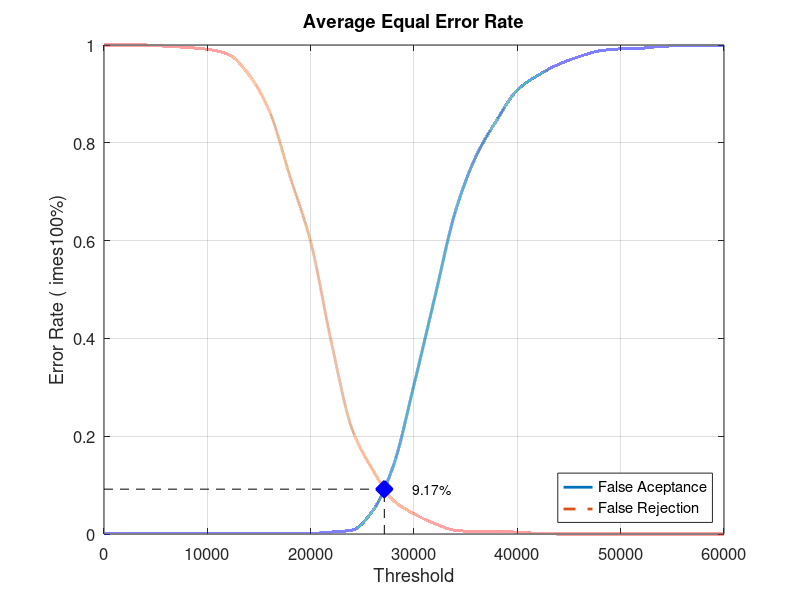
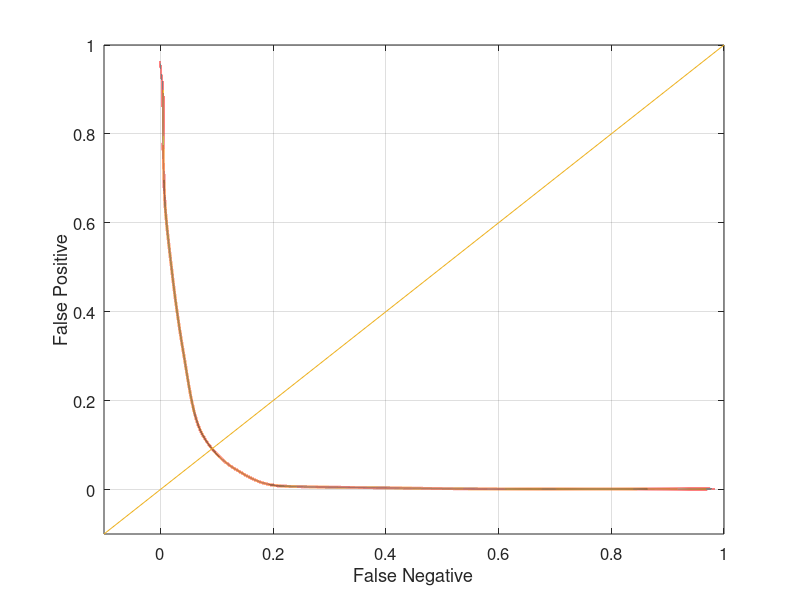

Reproduce these figures in MATLAB, in order.
close all;
clear;
clc;
x = 0:2000:60000;
xq = 0:0.5:60000;

y0 = [0 0.00131579 0.00131579 0.00131579 0.00131579 0.00131579 0.00131579 0.00131579 0.00131579 0.00131579 0.00131579 0.00394737 0.00789474 0.0473684 0.139474 0.305263 0.482895 0.659211 0.772368 0.846053 0.907895 0.938158 0.960526 0.976316 0.988158 0.992105 0.993421 0.997368 0.998684 0.998684 1]
yy0 = interp1(x, y0, xq, 'pchip');
y1 = [1 1 1 0.9975 0.995 0.99125 0.98125 0.94 0.865 0.73125 0.5975 0.3925 0.215 0.13125 0.06875 0.04125 0.02125 0.0075 0.005 0.005 0.00375 0.00125 0 0 0 0 0 0 0 0 0]
yy1 = interp1(x, y1, xq, 'pchip');

% Calculating EER: 
y2 = abs(y0 - y1);
find(y2 == min(y2))
yy2 = abs(yy0 - yy1);
xEER = find(yy2 == min(yy2));
xEERIndex = xq(xEER) % X-axis EER
yEER = yy0(xEER) % Y-axis EER

main = figure
plot(xq, yy0,'-','LineWidth', 2);	hold on
plot(xq, yy1,'--','LineWidth', 2);	hold on
plot([xEERIndex xEERIndex], [0 yEER], 'k--');	hold on
plot([0 xEERIndex], [yEER yEER], 'k--');	hold on
plot(xEERIndex, yEER, 'bx', 'LineWidth', 10);	hold on
text(xEERIndex + 10 * xEERIndex / 100, yEER, [num2str(round((10000 * yEER)) / 100) '%'])
legend('False Aceptance', 'False Rejection', 'Location', 'SouthEast')
xlabel('Threshold')
ylabel('Error Rate (	imes100%)')
title('Average Equal Error Rate')
set(gca, 'FontSize', 12)
axis([0 60000 0 1])
grid on

print(main, 'Experiment4AverageMain', '-dpng');
FNRxFPR = figure('Color', [1 1 1]);
plot(yy1, yy0, '-', yy1, yy0, 'LineWidth', 2);
hold on
y = -0.1:0.1:1
plot(y, y); 
set(gca, 'FontSize', 12)
xlabel('False Negative')
ylabel('False Positive')
axis([-0.1 1 -0.1 1])
set(gca, 'FontSize', 12)
grid on

print(FNRxFPR, 'Experiment4AverageFNRxFPR','-dpng');
